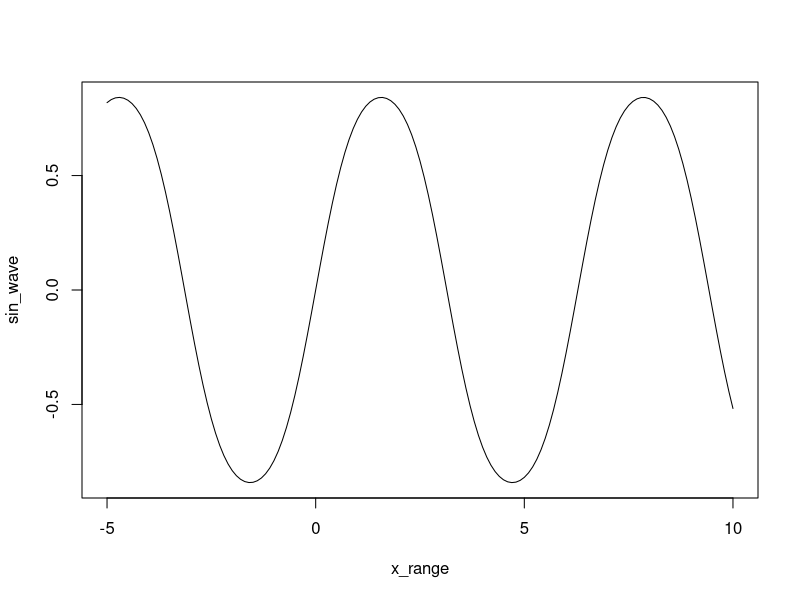

Source code (R):
## ---- chunk 1
knitr::opts_chunk$set(echo = TRUE)
## ---- chunk 2
n <- 10:49 # Creates vector n with numbers 10 to 49
length(n) # Shows the length of the vector
n + 1 # Adds 1 to each element in n

m <- 10:1        # Creating a vector using the colon (:) operator
m <- seq(10 , 1) # Creating a vector using seq()

n - m # Subtracts vector m from n

## ---- chunk 3
x_range <- seq(-5, 10, by = .1) # Creates a vector, x_range, with numbers -5 to 10 in increments of .1
sin_wave <- sin(sin(x_range))   # Creates a vector, sin_wave, that runs the sin() function on each x_range and stores it

plot(x_range, sin_wave, type = "l") # Displays a plot of sin_wave vs x_range
## ---- chunk 4
first_nums <- 40:50 # Creates a vector, first_nums, that contains the numbers 40 through 50
next_nums <- seq(51, 60) # Creates a vector, next_nums, that contains the numbers 51 through 60

combined_nums <- c(first_nums, next_nums) # Combines both vectors into one called combined_nums

combined_nums[7] # Indexes the 7th element in combined_nums
combined_nums[5:8] # Indexes the 5th to the 8th elements in combined_nums

first_three <- combined_nums[1:3] # Creates a vector that gets the first three elements of combined_nums
last_three <- combined_nums[seq(length(combined_nums)- 2 , length(combined_nums))] # Creates a vector that gets the last three elements of combined_nums

new_nums <- c(first_three, last_three)# Combines both vectors into new_nums
new_nums # Outputs the vector with the first three and last three elements

## ---- chunk 5
x <- c(3.2, NA, 4.1, 5.0, NA, 2.8)

## ---- chunk 6

## ---- chunk 7

## ---- chunk 8

## ---- chunk 9


## ---- chunk 10
# Your one-roll function goes here

## ---- chunk 11


## ---- chunk 12
# Your "cheating" function goes here
